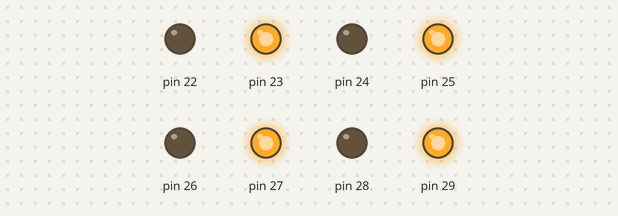
Bench run of a sketch on a simulated Arduino Mega 2560, built with avr-gcc and run on an emulated ATmega2560. Parts: output pins drawn as LEDs (lit = HIGH).

Above: at 0.5 s.
At 3.5 s:
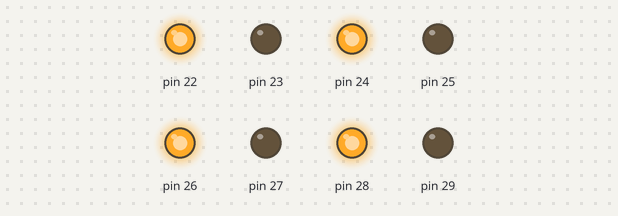
At 6.0 s:
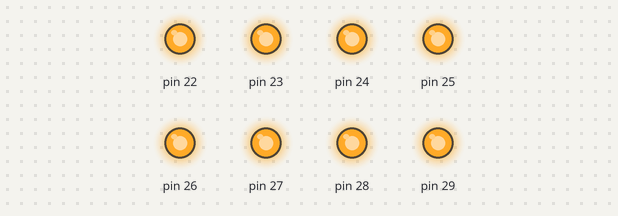
Timing chart, 0 to 10.4 s (numbered marks = the images above):
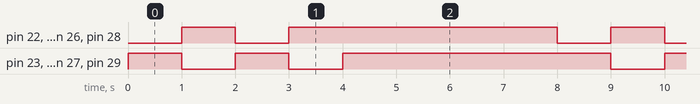

Measured:
- by itself, pin 22, pin 24, pin 26, pin 28: repeats every 8.0 s: LOW 1.0 s, HIGH 5.0 s, LOW 1.0 s, HIGH 1.0 s
- by itself, pin 23, pin 25, pin 27, pin 29: repeats every 8.0 s: LOW 1.0 s, HIGH 1.0 s, LOW 1.0 s, HIGH 5.0 s
- by itself, everything shown: repeats every 8.0 s, in 5 steps

The sketch:

Ex14.ino
```cpp
/*
Programa: Subrotinas - pisque alternado 2 vezes e todos os LEDs 2 vezes em loop infinito
Arduino : MEGA 2560
Autor   : Rahul M. Juliato
Data    : 20.09.2019
*/

const int tempo = 1000;

void setup(){

  DDRA = B11111111;

}

void pisca_alt(){

  PORTA = B10101010;
  delay(tempo);
  PORTA = B01010101;
  delay(tempo);

}

void pisca_tud(){

  PORTA = B11111111;
  delay(tempo);
  PORTA = B11111111;
  delay(tempo);

}

void loop() {

  pisca_alt();
  pisca_alt();
  pisca_tud();
  pisca_tud();

}
```
